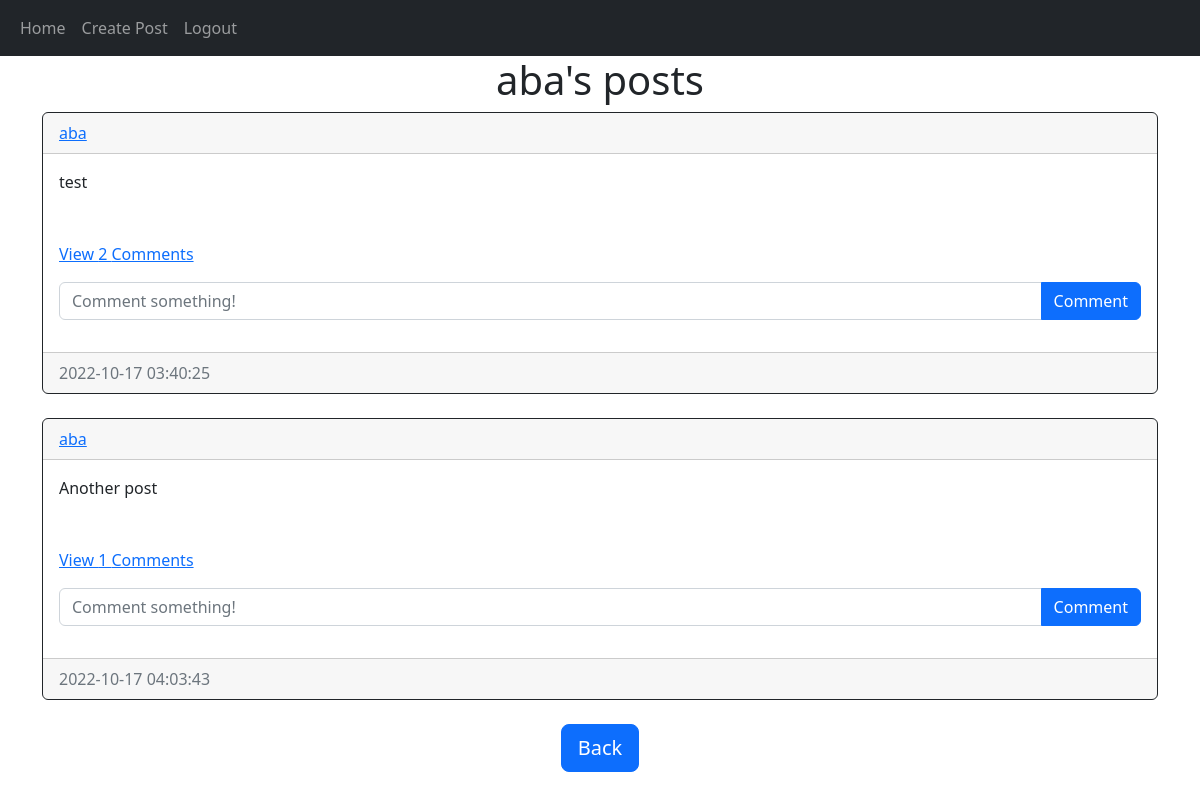
Page /posts/aba (signed in) on the committed database.
### web/models.py (models this page shows)
class User(db.Model, UserMixin):
    id = db.Column(db.Integer, primary_key=True)
    email = db.Column(db.String(150), unique=True)
    username = db.Column(db.String(150), unique=True)
    password = db.Column(db.String(150))
    date_created = db.Column(db.DateTime(timezone=True), default=func.now())
    posts = db.relationship('Post', backref="user", passive_deletes=True)
    comments = db.relationship('Comment', backref="user", passive_deletes=True)

class Post(db.Model):
    id = db.Column(db.Integer, primary_key=True)
    text = db.Column(db.Text, nullable=False)
    date_created = db.Column(db.DateTime(timezone=True), default=func.now())
    author = db.Column(db.Integer, db.ForeignKey('user.id', ondelete="CASCADE"), nullable=False)
    comments = db.relationship('Comment', backref="post", passive_deletes=True)

### web/views.py (the view)
@views.route('/posts/<username>')
@login_required
def posts(username):
    user = User.query.filter_by(username=username).first()
    if not user:
        flash("No user with that username exists.", category="error")
        return redirect(url_for("views.home"))
    posts = Post.query.filter_by(author=user.id).all()
    return render_template("posts.html", user=current_user, posts=posts, username=username)

### web/__init__.py (called while the page is built)
def create_app():
    app = Flask(__name__)
    app.config['SECRET_KEY'] = "helloworld"
    app.config['SQLALCHEMY_DATABASE_URI'] = f'sqlite:///{DB_NAME}'
    db.init_app(app)
    from .views import views
    from .auth import auth
    app.register_blueprint(views, url_prefix="/")
    app.register_blueprint(auth, url_prefix="/")
    from .models import User, Post, Comment
    create_database(app)
    login_manager = LoginManager()
    login_manager.login_view = "auth.login"
    login_manager.init_app(app)
    @login_manager.user_loader
    def load_user(id):
        return User.query.get(int(id))
    return app

### web/templates/posts.html (shortened to what this page needs)
{% extends "posts_div.html" %}  {% block header %} {{username}}'s posts {% endblock %} {% block footer %}
   <div align="center">
     <a href="/home"
       ><button type="button" class="btn btn-primary btn-lg">Back</button></a
     >
   </div>
   {% endblock %}

### web/templates/posts_div.html (shortened to what this page needs)
{% extends "base.html" %} {% block title %}Home{% endblock %} {% block content
   %}
   <h1 align="center">{% block header %}Posts{% endblock %}</h1>
   <div id="posts">
     {% for post in posts %}
     <div class="card border-dark">
       <div class="card-header d-flex justify-content-between align-items-center">
         <a href="/posts/{{post.user.username}}">{{post.user.username}}</a>
       </div>
       <div class="card-body">
         <div class="card-text">{{post.text}}</div>
         <br />
         <br />
          <p class="card-text">
          {% if post.comments|length > 0 %}
            <a data-bs-toggle="collapse" href="#comments-{{post.id}}" role="button">
              <small">View {{post.comments|length}} Comments</small>
            </a>
          {% else %}
            <small class="text-muted">No Comments</small>
          {% endif %}
          </p>
         <form class="input-group mb-3" method="POST" action="/create-comment/{{post.id}}">
            <input type="text" id="text" name="text" class="form-control" placeholder="Comment something!" />
            <button type="submit" class="btn btn-primary">Comment</button>
         </form>
       </div>
       <div class="card-footer text-muted">{{post.date_created}}</div>
     </div>
     <br/ > {% endfor %}
   </div>
   {% block footer %}{% endblock %} {% endblock %}

### rows in the picture
User: username "aba"
Post: user.username "aba", text "test", comments|length "2", date_created "2022-10-17 03:40:25"
Post: user.username "aba", text "Another post", comments|length "1", date_created "2022-10-17 04:03:43"
